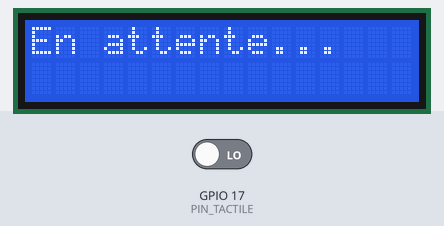
Recording of a program running on a simulated Raspberry Pi (BCM pin numbers). On the bench: 16×2 character LCD. The test bench sets the inputs (shaded band); at power-on: GPIO 17 (PIN_TACTILE) LOW.

Above: at 1.2 s.
1.3 s: GPIO 17 (PIN_TACTILE) driven HIGH
At 1.35 s:
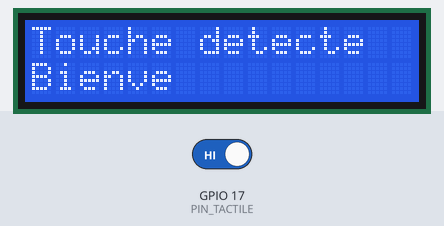
At 2.5 s:
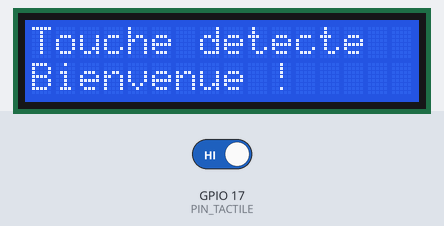
2.8 s: GPIO 17 (PIN_TACTILE) driven LOW
At 4.1 s:
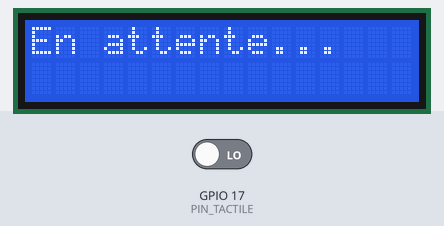
Timing chart, 0 to 5.8 s (numbered marks = the images above; inputs shaded):
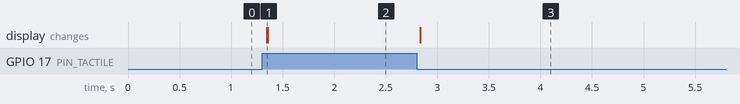

The program:

examen_capteur_tactile.py
```python
import RPi.GPIO as GPIO
import time
from RPLCD.i2c import CharLCD

# =============================
# CONFIGURATION
# =============================

GPIO.setmode(GPIO.BCM)  # Configure les GPIO en mode BCM (numérotation des broches physiques)

PIN_TACTILE = 17  # Broche GPIO17 utilisée pour le capteur tactile
GPIO.setup(PIN_TACTILE, GPIO.IN)  # Configure la broche en entrée (lecture du capteur)

lcd = CharLCD(
    i2c_expander='PCF8574',
    address=0x27,
    port=1,
    cols=16,
    rows=2
)

lcd.clear()
lcd.write_string("En attente...")

etat_precedent = 0  # État précédent du capteur (0 = relâché, 1 = pressé)

# =============================
# BOUCLE PRINCIPALE
# =============================

while True:
    etat = GPIO.input(PIN_TACTILE)

    # Nouveau toucher (détection d'arête montante)
    if etat == 1 and etat_precedent == 0:
        lcd.clear()
        lcd.write_string("Touche detecte")
        lcd.crlf()                     # Saut de ligne
        lcd.write_string("Bienvenue !")
        time.sleep(0.15)

    # Relâchement du capteur
    elif etat == 0 and etat_precedent == 1:
        lcd.clear()
        lcd.write_string("En attente...")
        time.sleep(0.15)

    etat_precedent = etat
    time.sleep(0.05)
```

Measured:
- after the input at 1.3 s, the display: changes after 0.05 s (image 1)
- after the input at 2.8 s, the display: changes at once (image 3)
